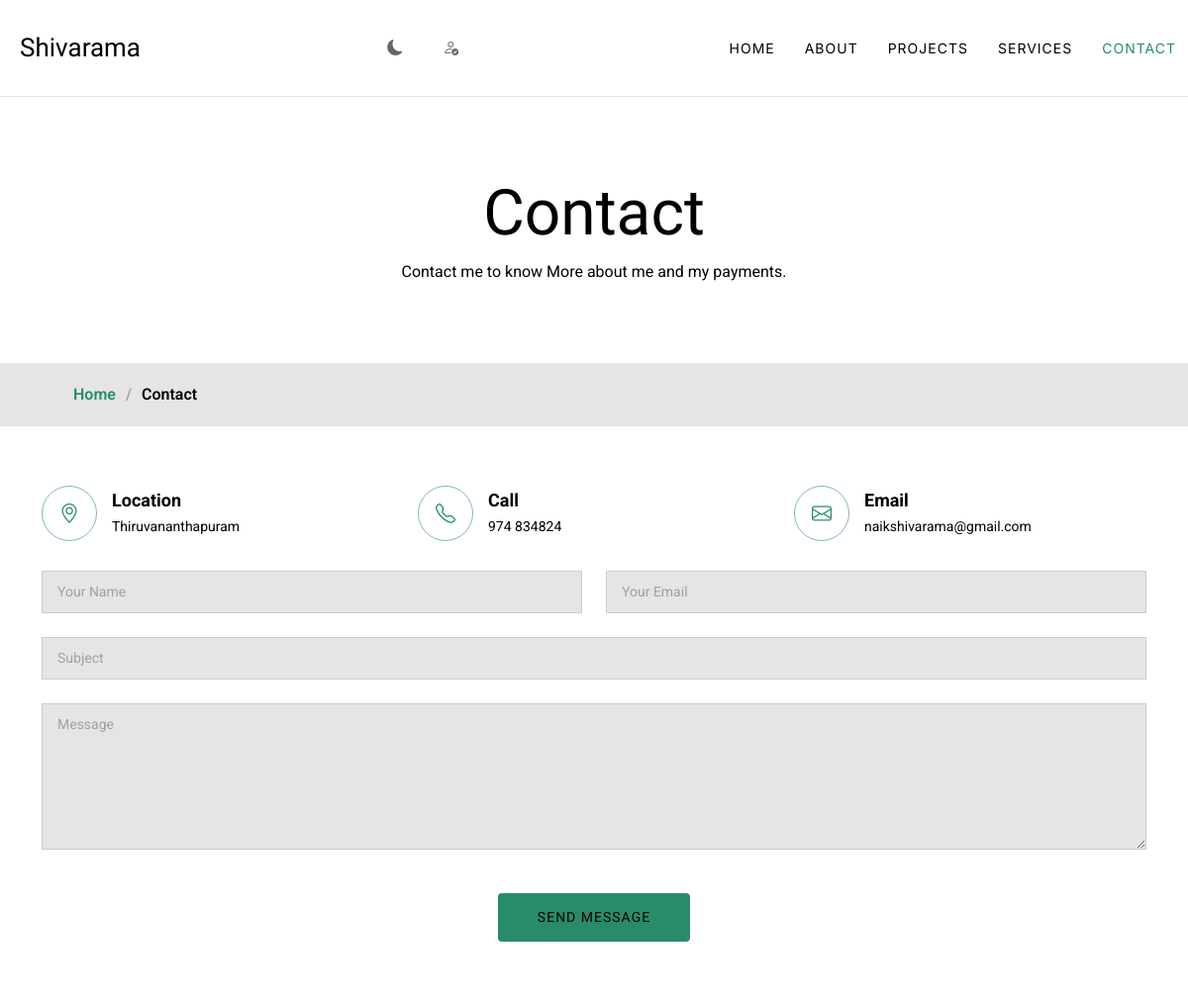
Page /contact/ on the committed database.
### adminapp/models.py (models this page shows, shortened)
class UserDetails(models.Model):
        name = models.CharField(max_length=100)
        email = models.EmailField(max_length=100)
        phone = models.CharField(max_length=15)
        birthday = models.DateField()
        website = models.URLField()
        city = models.CharField(max_length=100)
        age = models.IntegerField()
        degree = models.CharField(max_length=100)
        freelance = models.CharField(max_length=20, choices=[('Available', 'Available'), ('Not Available', 'Not Available')])
        picture = models.ImageField(upload_to='profile_picture')
        heading1 = models.CharField(max_length=70)
        heading2 = models.CharField(max_length=150)
        description = models.CharField(max_length=500)

### viewerapp/views.py (the view, shortened to what this page needs)
# urls.py: path('contact/', views.contact, name='contact'),
def contact(request):
    userdetail = UserDetails.objects.first()
    return render(request, 'viewerapp/contact.html', {'userdetail': userdetail})

### templates/viewerapp/contact.html (shortened to what this page needs)
{% extends 'viewerapp/index.html' %}
{% load static %}
{% block content %}
<div class="page-title" data-aos="fade">
  <div class="heading">
    <div class="container">
      <div class="row d-flex justify-content-center text-center">
        <div class="col-lg-8">
          <h1>Contact</h1>
          <p class="mb-0">Contact me to know More about me and my payments.</p>
        </div>
      </div>
    </div>
  </div>
  <nav class="breadcrumbs">
    <div class="container">
      <ol>
        <li><a href="{% url 'index' %}">Home</a></li>
        <li class="current">Contact</li>
      </ol>
    </div>
  </nav>
</div>
<section id="contact" class="contact section">
  <div class="container" data-aos="fade-up" data-aos-delay="100">
    <div class="info-wrap" data-aos="fade-up" data-aos-delay="200">
      <div class="row gy-5">
        <div class="col-lg-4">
          <div class="info-item d-flex align-items-center">
            <i class="bi bi-geo-alt flex-shrink-0"></i>
            <div>
              <h3>Location</h3>
              <p>{{ userdetail.city }}</p>
            </div>
          </div>
        </div>
        <div class="col-lg-4">
          <div class="info-item d-flex align-items-center">
            <i class="bi bi-telephone flex-shrink-0"></i>
            <div>
              <h3>Call</h3>
              <p>{{ userdetail.phone }}</p>
            </div>
          </div>
        </div>
        <div class="col-lg-4">
          <div class="info-item d-flex align-items-center">
            <i class="bi bi-envelope flex-shrink-0"></i>
            <div>
              <h3>Email</h3>
              <p>{{ userdetail.email }}</p>
            </div>
          </div>
        </div>
      </div>
    </div>
    <form action="{% url 'contact' %}" method="post" class="php-email-form" data-aos="fade-up" data-aos-delay="300">
        <div class="row gy-4">
        <div class="col-md-6">
          <input type="text" name="name" class="form-control" placeholder="Your Name" required >
        </div>
        <div class="col-md-6">
          <input type="email" class="form-control" name="email" placeholder="Your Email" required>
        </div>
        <div class="col-md-12">
          <input type="text" class="form-control" name="subject" placeholder="Subject" required >
        </div>
        <div class="col-md-12">
          <textarea class="form-control" name="message" rows="6" placeholder="Message" required ></textarea>
        </div>
        <div class="col-md-12 text-center">
          <button type="submit">Send Message</button>
        </div>
      </div>
    </form>
  </div>
{% endblock %}

### static/assets/css/main.css (style rules this page uses)
:root { --default-font: "Roboto", system-ui, -apple-system, "Segoe UI", Roboto, "Helvetica Neue", Arial, "Noto Sans", "Liberation Sans", sans-serif, "Apple Color Emoji", "Segoe UI Emoji", "Segoe UI Symbol", "Noto Color Emoji"; --heading-font: "Cardo", sans-serif; --nav-font: "Inter", sans-serif; }
:root { --nav-color: rgba(255, 255, 255, 0.5); --nav-hover-color: var(--accent-color); --nav-dropdown-background-color: #161718; --nav-dropdown-color: rgba(255, 255, 255, 0.5); --nav-dropdown-hover-color: #ffffff; }
:root { scroll-behavior: smooth; }
body { color: var(--default-color); background-color: var(--background-color); font-family: var(--default-font); }
a { color: var(--accent-color); text-decoration: none; transition: 0.3s; }
h1, h2, h3, h4, h5, h6 { color: var(--heading-color); font-family: var(--heading-font); }
.page-title { color: var(--default-color); background-color: var(--background-color); position: relative; }
.page-title .heading { padding: 80px 0; border-top: 1px solid color-mix(in srgb, var(--default-color), transparent 90%); }
.page-title .heading h1 { font-size: 64px; font-weight: 400; }
.page-title nav { background-color: color-mix(in srgb, var(--default-color), transparent 90%); padding: 20px 0; }
.page-title nav ol { display: flex; flex-wrap: wrap; list-style: none; margin: 0; font-size: 16px; font-weight: 600; }
.page-title nav ol li+li { padding-left: 10px; }
.page-title nav ol li+li::before { content: "/"; display: inline-block; padding-right: 10px; color: color-mix(in srgb, var(--default-color), transparent 70%); }
section, .section { color: var(--default-color); background-color: var(--background-color); padding: 60px 0; scroll-margin-top: 100px; overflow: clip; }
.contact .info-wrap { margin-bottom: 30px; }
.contact .info-item i { font-size: 20px; color: var(--accent-color); width: 56px; height: 56px; display: flex; justify-content: center; align-items: center; transition: all 0.3s ease-in-out; border-radius: 50%; border: 1px solid color-mix(in srgb, var(--accent-color), transparent 40%); margin-right: 15px; }
.contact .info-item h3 { font-size: 18px; font-weight: 700; margin: 0 0 5px 0; font-family: var(--default-font); }
.contact .info-item p { padding: 0; margin-bottom: 0; font-size: 14px; }
.contact .php-email-form input[type=text], .contact .php-email-form input[type=email], .contact .php-email-form textarea { font-size: 14px; padding: 10px 15px; box-shadow: none; border-radius: 0; color: var(--default-color); background-color: color-mix(in srgb, var(--default-color), transparent 90%); border-color: color-mix(in srgb, var(--default-color), transparent 80%); }
.contact .php-email-form input[type=text]::placeholder, .contact .php-email-form input[type=email]::placeholder, .contact .php-email-form textarea::placeholder { color: color-mix(in srgb, var(--default-color), transparent 70%); }
.contact .php-email-form button[type=submit] { color: var(--default-color); background: var(--accent-color); font-weight: 400; font-size: 14px; display: inline-block; margin-top: 20px; padding: 14px 40px; border: 0; border-radius: 4px; transition: 0.5s; text-transform: uppercase; letter-spacing: 1px; }

### rows in the picture
UserDetails: city "Thiruvananthapuram", phone "974 834824", email "naikshivarama@gmail.com"
